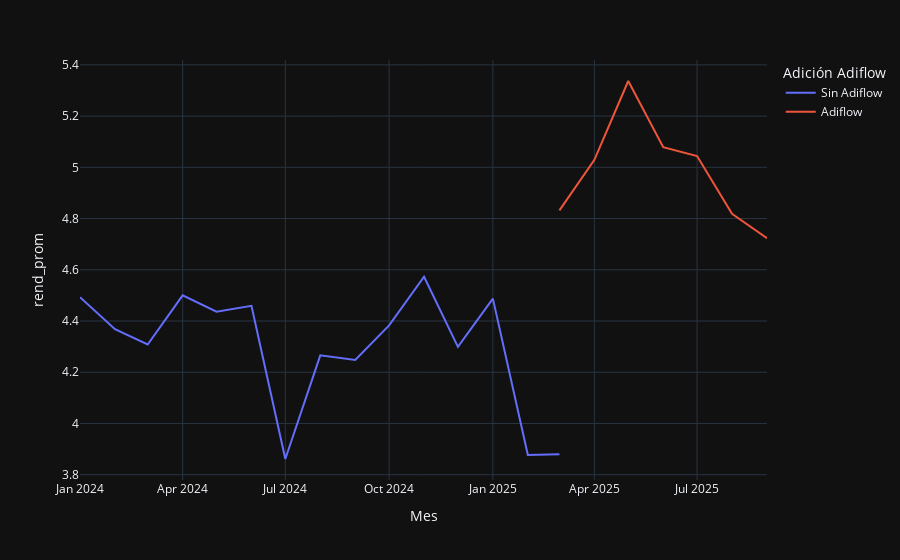

The cell this chart's notebook holds for it:
### Code cell
fig = px.line(
    df_filter_group[df_filter_group["MAQUINA / LINEA"]=='1'],
    x="Mes",
    y="rend_prom",
    color="Adición Adiflow",
)

fig.show()

### Figure 1 — Plotly figure (JSON) as saved in the notebook; plotly's stock layout.template omitted (floating-point values rounded to 4 significant figures)
{"data": [{"hovertemplate": "Adición Adiflow=Sin Adiflow<br>Mes=%{x}<br>rend_prom=%{y}<extra></extra>", "legendgroup": "Sin Adiflow", "line": {"color": "#636efa", "dash": "solid"}, "marker": {"symbol": "circle"}, "mode": "lines", "name": "Sin Adiflow", "orientation": "v", "showlegend": true, "type": "scatter", "x": ["2024-01", "2024-02", "2024-03", "2024-04", "2024-05", "2024-06", "2024-07", "2024-08", "2024-09", "2024-10", "2024-11", "2024-12", "2025-01", "2025-02", "2025-03"], "xaxis": "x", "y": [4.493, 4.368, 4.308, 4.5, 4.436, 4.459, 3.861, 4.266, 4.248, 4.383, 4.573, 4.299, 4.487, 3.877, 3.88], "yaxis": "y"}, {"hovertemplate": "Adición Adiflow=Adiflow<br>Mes=%{x}<br>rend_prom=%{y}<extra></extra>", "legendgroup": "Adiflow", "line": {"color": "#EF553B", "dash": "solid"}, "marker": {"symbol": "circle"}, "mode": "lines", "name": "Adiflow", "orientation": "v", "showlegend": true, "type": "scatter", "x": ["2025-03", "2025-04", "2025-05", "2025-06", "2025-07", "2025-08", "2025-09"], "xaxis": "x", "y": [4.832, 5.029, 5.337, 5.079, 5.044, 4.818, 4.723], "yaxis": "y"}], "layout": {"legend": {"title": {"text": "Adición Adiflow"}, "tracegroupgap": 0}, "margin": {"t": 60}, "xaxis": {"anchor": "y", "domain": [0, 1], "title": {"text": "Mes"}}, "yaxis": {"anchor": "x", "domain": [0, 1], "title": {"text": "rend_prom"}}}}
